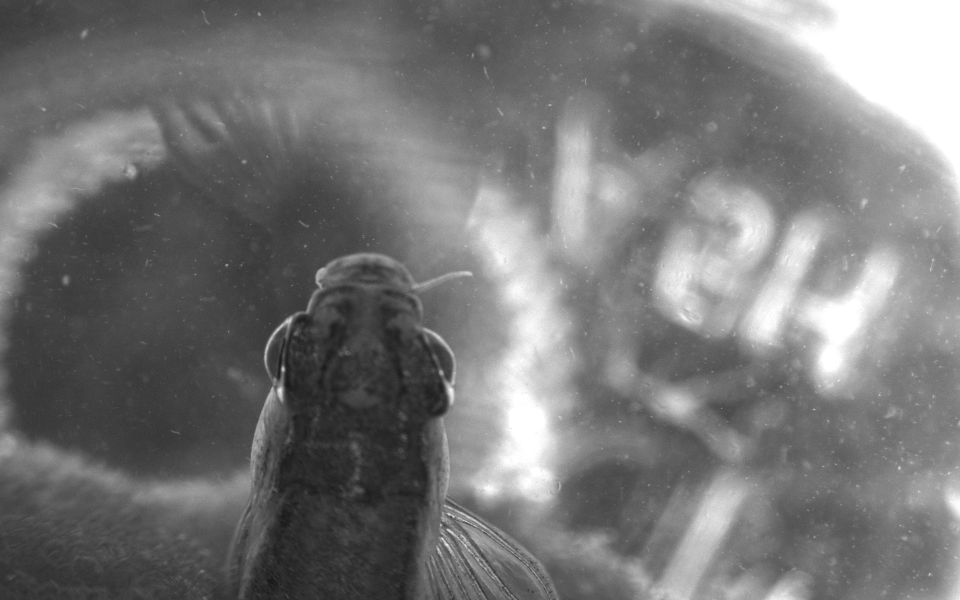
#> input picture TestData/LitFish.png, 1920 x 1200 px (shown at 1/2 size)
$ python LineTransform.py
#> lines starting #> are read from the running program, lines starting #| are printed output that depends on the picture; long printed decimals are rounded
#> further down, img is the input picture: shape (1200, 1920, 3); min 21, max 255, mean 118.7
import numpy as np
import cv2

from skimage.transform import hough_line, hough_line_peaks
from skimage.feature import canny
from skimage import data

import matplotlib.pyplot as plt
from matplotlib import cm

def resize(img):
	height,width, _ = img.shape
#> height = 1200; width = 1920

	while (height > 800 or width > 800):
		scale_percent = 0.95
		width = int(img.shape[1] * scale_percent) #python makes it a float, and it needs an int
		height = int(img.shape[0] * scale_percent)
		img = cv2.resize(img,(width,height),interpolation = cv2.INTER_AREA)
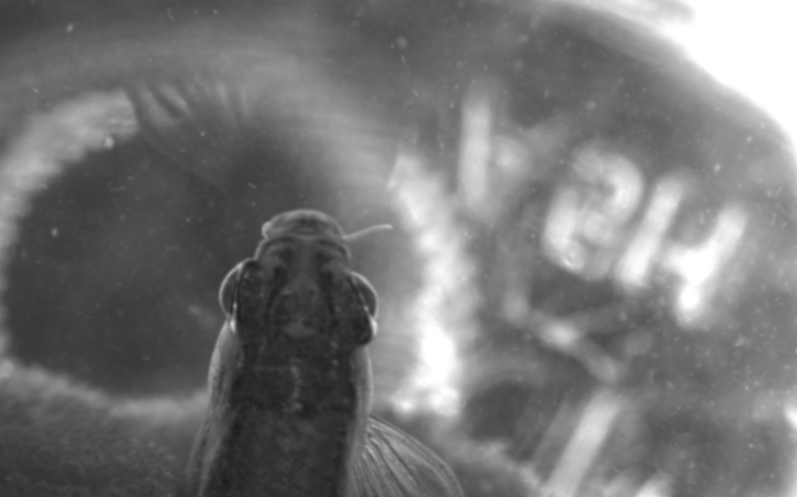
#> img: shape (497, 797, 3); min 28, max 255, mean 118.7
	return img


#img = cv2.imread(".//TestData//LitFish.png",cv2.COLOR_BGR2GRAY)
img = cv2.imread(".//TestData//LitFish.png",cv2.COLOR_BGR2GRAY)
#plt.imshow(image) #you have to plot
#plt.show()		  #and then show

img = resize(img)


#Necessary variables for trackabrs
cv2.namedWindow("Canny Edge")
def onTrack(x) :
	pass

cv2.createTrackbar("Max","Canny Edge",0,255,onTrack)
cv2.createTrackbar("Min","Canny Edge",0,255,onTrack)

loopFlag = 1
mx = 0
mn = 0
edge = img
while cv2.getWindowProperty('Canny Edge', 0) >= 0 :# Need to figure out X on fish fig& loopFlag >=0:# and cv2.getWindowProperty('Fish Edges', 0) >= 0):

	mx = cv2.getTrackbarPos("Max","Canny Edge")
	mn = cv2.getTrackbarPos("Min","Canny Edge")
	edge = cv2.Canny(img,mn,mx)
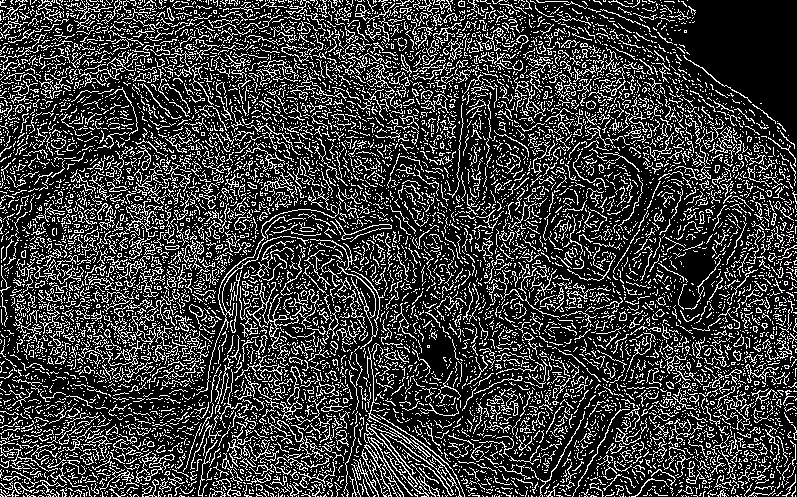
#> edge: shape (497, 797); 23.2% white in thin lines or dots

	#loopFlag = cv2.getWindowProperty('Fish Edges', 0)

	cv2.imshow("Fish Edges",edge)

	if cv2.waitKey(1) & 0xff == ord('q') or cv2.waitKey(1) & 0xff == ord('d'): #ord returns the unicode of that letter. 0xff makes it only look at
		#the last 8 bits of the wait key because it is 32bits and the incode is only 8 bits
#> (key q is pressed here)
		break

#print(mx, mn)
cv2.destroyAllWindows()

#plt.imshow(img) #you have to plot
#plt.show()		  #and then show

cropImg = edge[250:350,200:400] #Y,X because rows, columns
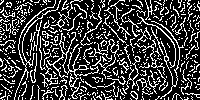
#> cropImg: shape (100, 200); 24.4% white in thin lines or dots
#plt.imshow(cropImg)
#plt.show()


####################################
# Classic straight-line Hough transform
# Set a precision of 0.5 degree.
tested_angles = np.linspace(-np.pi / 2, np.pi / 2, 360)# This is saying take 360*2 steps from -90 counter cloack wise to +90*(180/np.pi)

h, theta, d = hough_line(cropImg, theta=tested_angles) # this returns hough transform accumulator, the angles, and distances from orgin to detected line
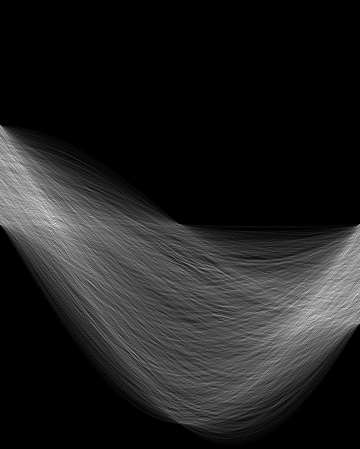
#> h: shape (449, 360) uint64; min 0, max 86, mean 10.9; drawn with min black and max white
#> theta = 360 values from -1.57 to 1.57; d = 449 values from -224 to 224
# [8 lines of commented-out code are left out]
fig, axes = plt.subplots(1, 2, figsize=(15, 6))
ax = axes.ravel()

ax[0].imshow(cropImg, cmap=cm.gray)
ax[0].set_title('Input image')
ax[0].set_axis_off()

ax[1].imshow(cropImg, cmap=cm.gray)
origin = np.array((0, cropImg.shape[1])) #bottom left
#> origin = [0, 200]
lab = 1
for _, angle, dist in zip(*hough_line_peaks(h, theta, d,num_peaks= 4)): # the angles are base off of the y axis??
	#print("origin" + str(lab),origin)
	print("angle" + str(lab),angle*(180/np.pi))
	y0, y1 = (dist - origin * np.cos(angle)) / np.sin(angle)
	print("yvalues" + str(lab),y0,y1)
	print("distance"+str(lab),dist)
	print()
	ax[1].plot(origin, (y0, y1), '-o',color = "C" + str(lab),label = str(lab))
	lab +=1
#> this loop made 4 passes
#> (angle, dist, y0, y1) on passes 1 to 4: (-1.11, 0, 0, 100), (1.11, 68, 76.03, -24.01), (1.35, 62, 63.51, 19.05), (-1.21, -18, 19.22, 94.23)
#| angle1 -63.426
#| yvalues1 -0.0 100.038
#| distance1 0.0
#| angle2 63.426
#| yvalues2 76.032 -24.006
#| distance2 68.0
#| angle3 77.465
#| yvalues3 63.514 19.047
#| distance3 62.0
#| angle4 -69.443
#> (further printed lines are left out)
#> after the loop, lab = 5

ax[1].set_xlim(origin)
ax[1].set_ylim((cropImg.shape[0], 0))
ax[1].set_axis_off()
ax[1].set_title('Detected lines')
ax[1].legend()

plt.tight_layout()
plt.show()
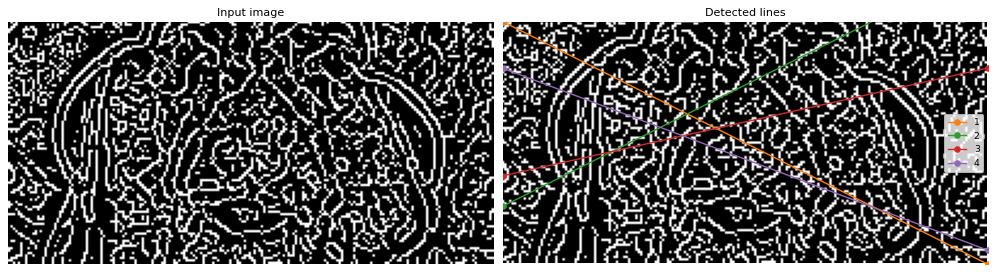
#> figure drawn by matplotlib, 2 panels
